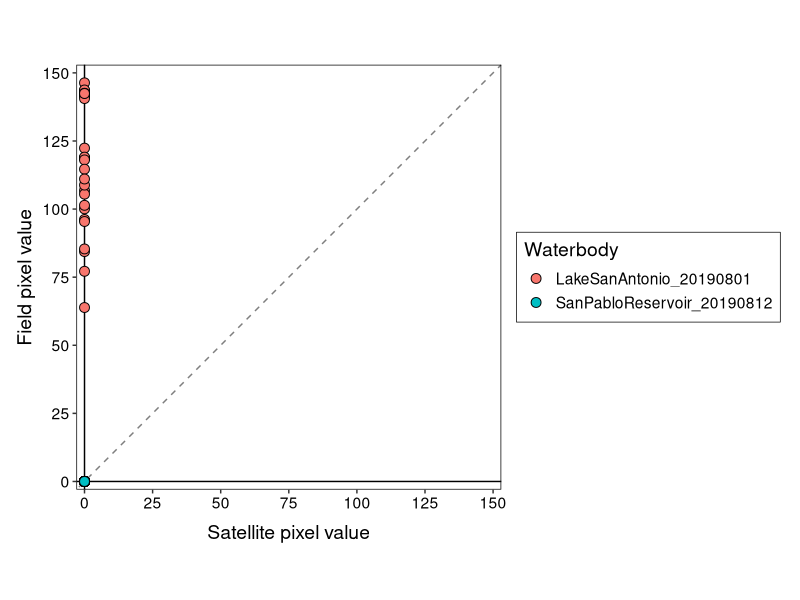
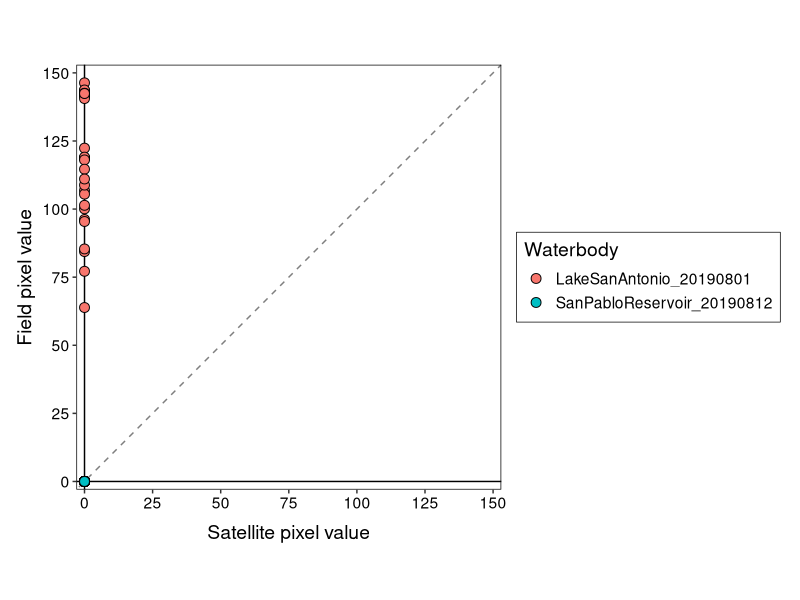

Generate these figures, in order, with R: (Note: this script raises an error after producing the figures.)
## Script to plot the rrs and CI values
## OLCI bands (nanometers, nm) 620, 665, 681, and 709

## TXT files generated in calc_CI_from_rrs.R script. Run this script first

#### Libraries
library(tidyverse)
library(ggplot2)

## Read in CI and rrs data
ci_fs <- read_tsv("Data/CI_values_field_sat.tsv") 
rrs_bands <- read_tsv("Data/rrs_OLCI_band_values.tsv") %>% 
  mutate(nm= ifelse(band == "b07_620", 620,
                    ifelse(band == "b08_665", 665,
                           ifelse(band == "b10_681", 681, 709))))


make_olci_band_plots <- function(df, sampID, out_dir){
  
  # Filter data by band type
  point_df <- filter(df, df$uniqueID == sampID, band != "b07_620")
  line_df <- filter(df, uniqueID == sampID, band == "b08_665" | band == "b11_709")
  
  plot1 <- ggplot() +
    geom_line(data= line_df,
              aes(x= nm, y= rrs, group= sampID), linetype= "dashed", size= 0.25) +
    geom_point(data= point_df, 
               aes(x= nm, y= rrs), size= 3) +
    labs(x= "OLCI bands (nm)", y= "Remote sensed reflectance (rrs)") +
    scale_x_continuous(breaks= c(665, 681, 709)) +
    scale_y_continuous(limits= c(min(df$rrs), max(df$rrs))) +
    ggtitle(sampID) +
    theme_bw(base_size= 16)
  
  ggsave(plot1, filename= str_c("olci_bands-", sampID, ".jpg"), path=out_dir, dpi= 300, height= 5.5, width= 5, units= "in")
  
  
}
#map(rrs_bands$uniqueID, function(x) make_olci_band_plots(df= rrs_bands, sampID= x, out_dir= "Data/olci_band_plots"))


theme_sat <- theme(panel.grid = element_blank(),
                  plot.margin = unit(c(0.5, 0.5, 0.5, 0.5), "cm"),
                  text = element_text(size= 14),
                  plot.background = element_rect(fill = "transparent", color= "transparent"), # bg of the plot
                  panel.background = element_rect(fill= "transparent", color= "transparent"),
                  panel.border= element_rect(fill= "transparent", color= "black", linetype= "solid", size= 0.5),
                  panel.ontop = TRUE,
                  axis.text = element_text(colour="black"),
                  axis.title.x = element_text(vjust = -0.75),
                  axis.title.y = element_text(vjust = 1.5),
                  legend.background = element_rect(size=0.25, color="black", fill= "transparent"),
                  legend.key = element_blank(),
                  strip.background=element_rect(fill="transparent", color="transparent"),
                  #axis.text.x = element_text(angle= 45, hjust= 1),
                  legend.position = "right")



## CI PIXELS FIELD X SAT
cifs_lims <- c(0, 150)
cifs_brks <- seq(0, 150, by= 25)

ggplot(data= ci_fs) +
  geom_abline(aes(slope= 1, intercept= 0), linetype= "dashed", color= "gray50") +
  geom_hline(yintercept = 0) +
  geom_vline(xintercept = 0) +
 # geom_boxplot(aes(x= sat_pix_val, y= pix_val, color= waterbody)) +
  geom_point(aes(x= sat_pix_val, y= pix_val, fill= waterbody), size= 3, shape= 21) +
  labs(x= "Satellite pixel value", y= "Field pixel value") +
  #scale_shape_manual(values= c(21)) +
  scale_fill_discrete(name= "Waterbody") +
  scale_x_continuous(limits= cifs_lims, breaks= cifs_brks, expand= c(0.02, 0)) +
  scale_y_continuous(limits= cifs_lims, breaks= cifs_brks, expand= c(0.02, 0)) +
  #facet_grid(.~waterbody, scales= "free_x") +
  coord_equal() +
  theme_sat

ggsave(last_plot(), filename= "ci_pixel_fs.jpg", height= 6, width= 8, units= "in", dpi= 300,
       path= "Data/Figures_output")


# ## Plot satellite data agains field data
# ggplot(data= ci_fs) +
#   geom_boxplot(aes(x= sat_pix_val, y= pix_val)) +
#   #geom_point(aes(x= sat_pix_val, y= pix_val)) +
#   facet_grid(.~waterbody, scales= "free_x") +
#   theme_sat




ggplot(data= ci_val) +
  geom_boxplot(aes(x= waterbody, y= ci, color= site))
  theme_bw()
  

ggplot(data= ci_val) +
  geom_hline(yintercept = 0, size= 0.5) +
  geom_boxplot(aes(x= waterbody, y= ci_mod, color= site)) +
  theme_bw()

ggplot(data= ci_val) +
  geom_hline(yintercept = 0, size= 0.5) +
  geom_boxplot(aes(x= waterbody, y= pix_val, color= site)) +
  theme_bw()





# ci_df <- tibble(uniqueID= names(ci_list), ci= do.call(rbind, ci_list)[, 1]) %>% 
#   mutate(waterbody= do.call(rbind, str_split(uniqueID, "-"))[, 1], 
#          sample= do.call(rbind, str_split(uniqueID, "-"))[, 2]) %>% 
#   mutate(pix_site= do.call(rbind, str_split(sample, "_"))[, 1],
#          rep= do.call(rbind, str_split(sample, "_"))[, 2]) %>% 
#   mutate(pixel= str_sub(pix_site, start= 1, end= 2),
#          site= str_sub(pix_site, start= 3, end= 4)) %>% 
#   select(uniqueID, waterbody, sample, pix_site, pixel,site, rep, ci)


# sent_cl_20190816 <- read_csv("Data/Sentinel_flyover_data/sentinel-ClearLake_20190816.csv") %>% 
#   rename(pix_val= `Pixel Value`)
# 
# 
# sent_lsa <- sent_list[[4]] %>% 
#   rename(long= Lon, lat= Lat)
# samp_lsa <- read_tsv("Data/20190801_LakeSanAntonio/LatLong_LakeSanAntonio.txt")
# 
# 
# sum(round(samp_lsa$long[1], 2) %in% round(sent_lsa$long, 2))
# 
# val <- 1000
# lon_true <- (trunc(sent_lsa$long*val)/val) %in% (trunc(samp_lsa$long[1]*val)/val)
# 
# lat_true <- (trunc(sent_lsa$lat*val)/val) %in% (trunc(samp_lsa$lat[1]*val)/val)
# 
# which(lat_true & lon_true == TRUE)
